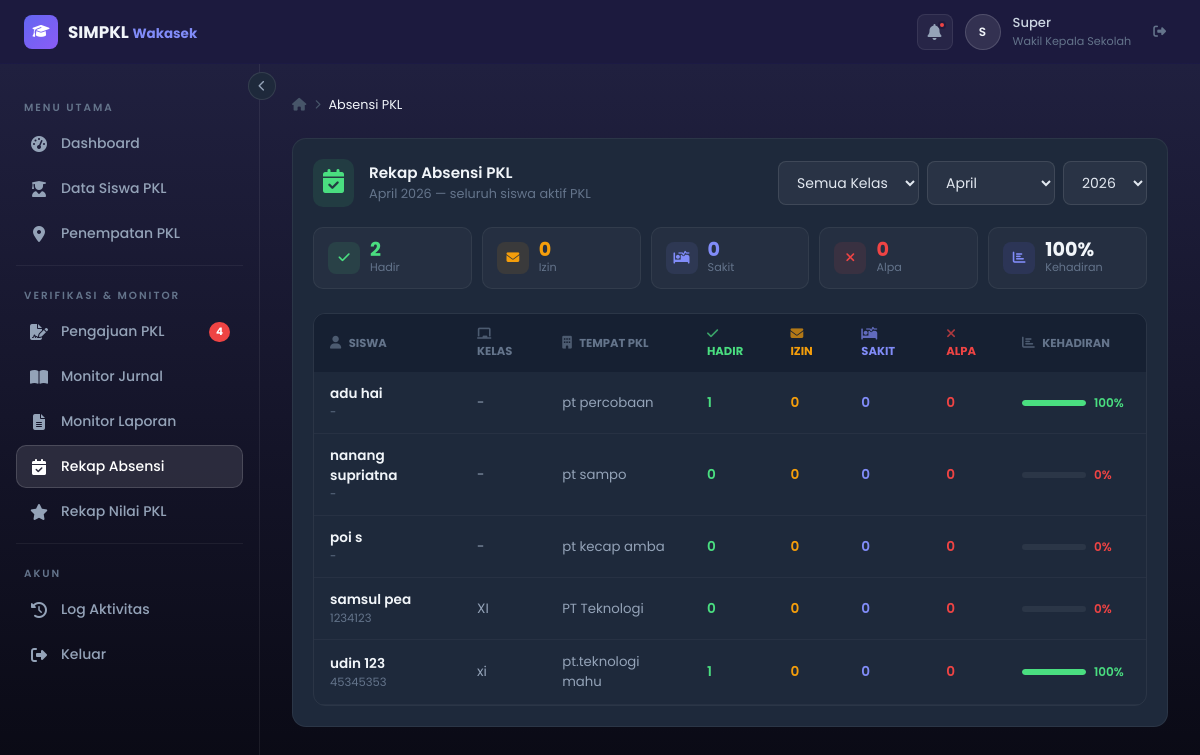
The app's page /pembimbingPerusahaan/absensi.php (signed in) with its own data.
### tables this page shows
CREATE TABLE `users` (
  `id` int(11) NOT NULL,
  `nama_depan` varchar(50) NOT NULL,
  `nama_belakang` varchar(50) NOT NULL,
  `email` varchar(100) NOT NULL,
  `password` varchar(255) NOT NULL,
  `role` enum('siswa','pembimbing','wakasek','admin') NOT NULL,
  `created_at` timestamp NOT NULL DEFAULT current_timestamp()
);

### pembimbingPerusahaan/absensi.php (the view, shortened to what this page needs)
<?php
$pdo = getDB();
$bulan = (int)($_GET['bulan'] ?? date('m'));
$tahun = (int)($_GET['tahun'] ?? date('Y'));
$filterKelas = trim($_GET['kelas'] ?? '');
$whereKelas = $filterKelas ? "AND ps.kelas = ?" : "";
$params = [$bulan, $tahun];
$stmt = $pdo->prepare("
    SELECT u.id, u.nama_depan, u.nama_belakang,
           ps.kelas, ps.nis,
           pp.nama_perusahaan,
           SUM(CASE WHEN ab.status='Hadir' THEN 1 ELSE 0 END) as hadir,
           SUM(CASE WHEN ab.status='Izin'  THEN 1 ELSE 0 END) as izin,
           SUM(CASE WHEN ab.status='Sakit' THEN 1 ELSE 0 END) as sakit,
           SUM(CASE WHEN ab.status='Alpa'  THEN 1 ELSE 0 END) as alpa,
           COUNT(ab.id) as total
    FROM users u
    JOIN pkl_anggota pa ON pa.siswa_id = u.id
    JOIN pkl_pengajuan pp ON pp.id = pa.pengajuan_id
    LEFT JOIN profil_siswa ps ON ps.user_id = u.id
    LEFT JOIN absensi ab ON ab.siswa_id = u.id
        AND MONTH(ab.tanggal) = ?
        AND YEAR(ab.tanggal) = ?
    WHERE pa.status_keanggotaan = 'aktif'
    $whereKelas
    GROUP BY u.id
    ORDER BY u.nama_depan
");
$stmt->execute($params);
$siswaAbsensi = $stmt->fetchAll();
$stmtGlobal = $pdo->prepare("
    SELECT
        SUM(CASE WHEN ab.status='Hadir' THEN 1 ELSE 0 END) as hadir,
        SUM(CASE WHEN ab.status='Izin'  THEN 1 ELSE 0 END) as izin,
        SUM(CASE WHEN ab.status='Sakit' THEN 1 ELSE 0 END) as sakit,
        SUM(CASE WHEN ab.status='Alpa'  THEN 1 ELSE 0 END) as alpa
    FROM absensi ab
    WHERE MONTH(ab.tanggal)=? AND YEAR(ab.tanggal)=?
");
$stmtGlobal->execute([$bulan, $tahun]);
$globalRekap = $stmtGlobal->fetch();
$totalGlobal = array_sum($globalRekap) ?: 1;
$pctHadirGlobal = round(($globalRekap['hadir'] ?? 0) / $totalGlobal * 100);
$bulanNama = ['','Januari','Februari','Maret','April','Mei','Juni','Juli','Agustus','September','Oktober','November','Desember'];
include 'partials/header.php';
?>
<div class="breadcrumb"><i class="fas fa-home"></i> <i class="fas fa-chevron-right" style="font-size:.6rem"></i> <span>Absensi PKL</span></div>
<div class="panel-full">
  <div class="panel-header" style="flex-wrap:wrap;gap:12px">
    <div style="display:flex;align-items:center;gap:15px">
      <div style="background:rgba(74,222,128,.1);padding:10px;border-radius:10px"><i class="fas fa-calendar-check" style="color:#4ade80;font-size:1.5rem"></i></div>
      <div>
        <h3 style="margin:0;color:#f1f5f9">Rekap Absensi PKL</h3>
        <p style="margin:0;color:#64748b;font-size:.8rem"><?= $bulanNama[$bulan] ?> <?= $tahun ?> — seluruh siswa aktif PKL</p>
      </div>
    </div>
    <form method="GET" style="display:flex;gap:8px;align-items:center;flex-wrap:wrap">
      <select name="kelas" class="form-control" style="width:auto" onchange="this.form.submit()">
        <option value="">Semua Kelas</option>
      </select>
      <select name="bulan" class="form-control" style="width:auto" onchange="this.form.submit()">
        <?php for($m=1;$m<=12;$m++): ?>
        <option value="<?=$m?>" <?=$m===$bulan?'selected':''?>><?=$bulanNama[$m]?></option>
        <?php endfor; ?>
      </select>
      <select name="tahun" class="form-control" style="width:auto" onchange="this.form.submit()">
        <?php for($y=2024;$y<=2026;$y++): ?>
        <option value="<?=$y?>" <?=$y===$tahun?'selected':''?>><?=$y?></option>
        <?php endfor; ?>
      </select>
    </form>
  </div>
  <div style="display:grid;grid-template-columns:repeat(auto-fit,minmax(120px,1fr));gap:10px;margin:20px 0 24px">
    <?php
    $gStats = [
      ['Hadir',  $globalRekap['hadir']??0, '#4ade80', 'fa-check'],
      ['Izin',   $globalRekap['izin'] ??0, '#f59e0b', 'fa-envelope'],
      ['Sakit',  $globalRekap['sakit']??0, '#818cf8', 'fa-procedures'],
      ['Alpa',   $globalRekap['alpa'] ??0, '#ef4444', 'fa-times'],
    ];
    foreach($gStats as [$lbl,$cnt,$col,$ic]):
    ?>
    <div style="background:rgba(255,255,255,.03);border:1px solid rgba(255,255,255,.06);border-radius:10px;padding:12px 14px;display:flex;align-items:center;gap:10px">
      <div style="width:32px;height:32px;border-radius:8px;background:<?=$col?>1a;display:flex;align-items:center;justify-content:center;flex-shrink:0">
        <i class="fas <?=$ic?>" style="color:<?=$col?>;font-size:.8rem"></i>
      </div>
      <div>
        <div style="font-size:1.2rem;font-weight:700;color:<?=$col?>;line-height:1"><?=$cnt?></div>
        <div style="font-size:.7rem;color:#64748b"><?=$lbl?></div>
      </div>
    </div>
    <?php endforeach; ?>
    <div style="background:rgba(255,255,255,.03);border:1px solid rgba(255,255,255,.06);border-radius:10px;padding:12px 14px;display:flex;align-items:center;gap:10px">
      <div style="width:32px;height:32px;border-radius:8px;background:rgba(99,102,241,.12);display:flex;align-items:center;justify-content:center;flex-shrink:0">
        <i class="fas fa-chart-bar" style="color:#818cf8;font-size:.8rem"></i>
      </div>
      <div>
        <div style="font-size:1.2rem;font-weight:700;color:#f1f5f9;line-height:1"><?=$pctHadirGlobal?>%</div>
        <div style="font-size:.7rem;color:#64748b">Kehadiran</div>
      </div>
    </div>
  </div>
  <?php if(empty($siswaAbsensi)): ?>
  <div class="empty-state"><i class="fas fa-calendar"></i><p>Tidak ada data absensi bulan ini</p></div>
  <?php else: ?>
  <div class="table-responsive">
    <table>
      <thead><tr>
        <th><i class="fas fa-user"></i> Siswa</th>
        <th><i class="fas fa-chalkboard"></i> Kelas</th>
        <th><i class="fas fa-building"></i> Tempat PKL</th>
        <th style="color:#4ade80"><i class="fas fa-check"></i> Hadir</th>
        <th style="color:#f59e0b"><i class="fas fa-envelope"></i> Izin</th>
        <th style="color:#818cf8"><i class="fas fa-procedures"></i> Sakit</th>
        <th style="color:#ef4444"><i class="fas fa-times"></i> Alpa</th>
        <th><i class="fas fa-chart-bar"></i> Kehadiran</th>
      </tr></thead>
      <tbody>
      <?php foreach($siswaAbsensi as $s):
        $total   = $s['total'] ?: 0;
        $pct     = $total > 0 ? round($s['hadir'] / $total * 100) : 0;
        $barColor = $pct >= 80 ? '#4ade80' : ($pct >= 60 ? '#f59e0b' : '#ef4444');
        $nama = htmlspecialchars($s['nama_depan'].' '.$s['nama_belakang']);
      ?>
      <tr>
        <td>
          <div style="font-weight:600;color:#f1f5f9"><?=$nama?></div>
          <div style="font-size:.72rem;color:#64748b"><?= htmlspecialchars($s['nis']??'-') ?></div>
        </td>
        <td style="color:#94a3b8"><?= htmlspecialchars($s['kelas']??'-') ?></td>
        <td style="color:#94a3b8;font-size:.83rem"><?= htmlspecialchars($s['nama_perusahaan']??'-') ?></td>
        <td style="color:#4ade80;font-weight:600"><?= $s['hadir'] ?></td>
        <td style="color:#f59e0b;font-weight:600"><?= $s['izin'] ?></td>
        <td style="color:#818cf8;font-weight:600"><?= $s['sakit'] ?></td>
        <td style="color:#ef4444;font-weight:600"><?= $s['alpa'] ?></td>
        <td style="width:140px">
          <div style="display:flex;align-items:center;gap:8px">
            <div class="progress-bar" style="flex:1"><div class="progress-fill" style="width:<?=$pct?>%;background:<?=$barColor?>"></div></div>
            <span style="font-size:.75rem;font-weight:600;color:<?=$barColor?>;width:36px"><?=$pct?>%</span>
          </div>
        </td>
      </tr>
      <?php endforeach; ?>
      </tbody>
    </table>
  </div>
  <?php endif; ?>
</div>
<?php include 'partials/footer.php'; ?>

### style.css (style rules this page uses)
*,*::before,*::after { box-sizing:border-box;margin:0;padding:0 }
html { scroll-behavior:smooth }
body { font-family:'Poppins',sans-serif;background:linear-gradient(to bottom,#222243,#090913);color:#e2e8f0;min-height:100vh;display:flex;flex-direction:column }
h3 { font-size:1rem;font-weight:600;color:#cbd5e1 }
p { font-size:.875rem;color:#94a3b8;line-height:1.6 }
.breadcrumb { display:flex;align-items:center;gap:8px;font-size:.8rem;color:#475569;margin-bottom:24px }
.breadcrumb span { color:#f1f5f9 }
.panel-header { display:flex;align-items:center;justify-content:space-between;margin-bottom:16px }
.panel-header h3 { display:flex;align-items:center;gap:8px;font-size:.95rem;color:#e2e8f0 }
.panel-full { background:#1e293b;border:1px solid rgba(255,255,255,.06);border-radius:14px;padding:20px;animation:fadeUp .5s ease both;margin-bottom:20px }
.table-responsive { overflow-x:auto;border-radius:12px;border:1px solid rgba(255,255,255,.06) }
table { width:100%;border-collapse:collapse;font-size:.85rem }
thead tr { background:#162032 }
thead th { padding:12px 16px;text-align:left;font-size:.72rem;color:#64748b;text-transform:uppercase }
tbody tr { border-bottom:1px solid rgba(255,255,255,.04);transition:.15s }
tbody td { padding:12px 16px;color:#cbd5e1;vertical-align:middle }
th i { margin-right:5px;font-size:.8rem;opacity:.7 }
.progress-bar { height:6px;background:rgba(255,255,255,.06);border-radius:99px;overflow:hidden;width:100% }
.progress-fill { height:100%;border-radius:99px;transition:width 1s ease }
.form-control { width:100%;background:rgba(255,255,255,.05);border:1px solid rgba(255,255,255,.1);border-radius:8px;padding:10px 14px;color:#e2e8f0;font-family:'Poppins',sans-serif;font-size:.875rem;outline:none;transition:.2s }
.form-control option { background:#1e293b;color:#e2e8f0 }
select.form-control { cursor:pointer }

### records on screen
users: nama "adu hai", nis "-", kelas "-", nama_perusahaan "pt percobaan", hadir "1", izin "0", sakit "0", alpa "0", pct "100"
users: nama "nanang supriatna", nis "-", kelas "-", nama_perusahaan "pt sampo", hadir "0", izin "0", sakit "0", alpa "0", pct "0"
users: nama "poi s", nis "-", kelas "-", nama_perusahaan "pt kecap amba", hadir "0", izin "0", sakit "0", alpa "0", pct "0"
users: nama "samsul pea", nis "1234123", kelas "XI", nama_perusahaan "PT Teknologi", hadir "0", izin "0", sakit "0", alpa "0", pct "0"
users: nama "udin 123", nis "45345353", kelas "xi", nama_perusahaan "pt.teknologi mahu", hadir "1", izin "0", sakit "0", alpa "0", pct "100"

### other values on screen
substr($_namaHeader, 0, 1) "S"
explode(' ', $_namaHeader)[0] "Super"
$cPending "4"
$bulanNama[$bulan] "April"
$tahun "2026"
$cnt "2"
$lbl "Hadir"
$cnt "0"
$lbl "Izin"
$lbl "Sakit"
$lbl "Alpa"
$pctHadirGlobal "100"
form field bulan "April"
form field tahun "2026"
